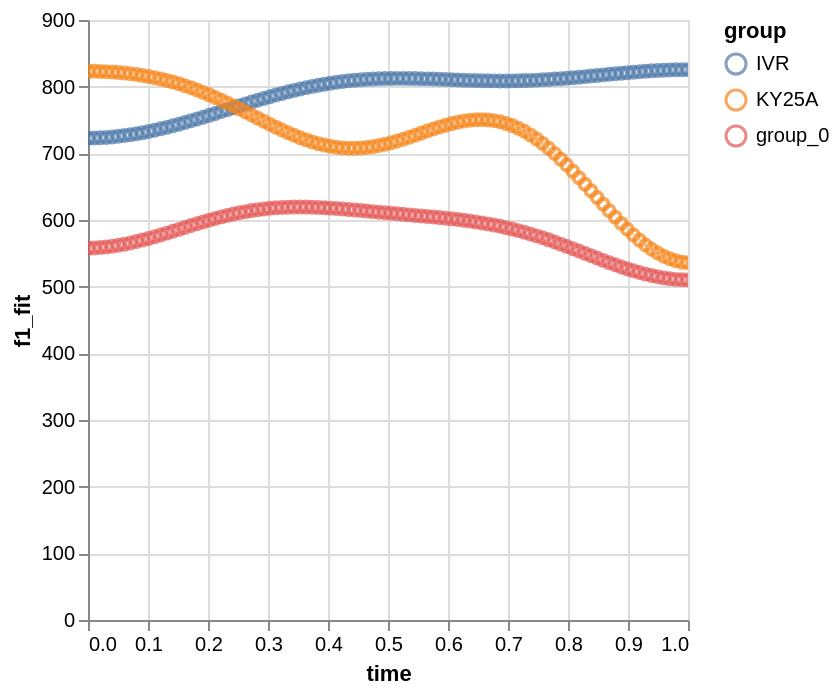

This figure's notebook cell:
### Code cell
ay_fits.plot.point(
    "time",
    "f1_fit",
    color = "group"
)

### Figure 1 — Vega-Lite specification as saved in the notebook (floating-point values rounded to 4 significant figures; data arrays with more than 128 entries replaced by an {"elided": "..."} marker saying what was removed)
{"config": {"view": {"continuousWidth": 300, "continuousHeight": 300}}, "data": {"name": "data-78ff5936fa500e120aaa741e59d3f332"}, "mark": {"type": "point", "tooltip": true}, "encoding": {"color": {"field": "group", "type": "nominal"}, "x": {"field": "time", "type": "quantitative"}, "y": {"field": "f1_fit", "type": "quantitative"}}, "params": [{"name": "param_1e9efca18e7a2868", "select": {"type": "interval", "encodings": ["x", "y"]}, "bind": "scales"}], "$schema": "https://vega.github.io/schema/vega-lite/v6.1.0.json", "datasets": {"data-78ff5936fa500e120aaa741e59d3f332": {"elided": "300 records"}}}
